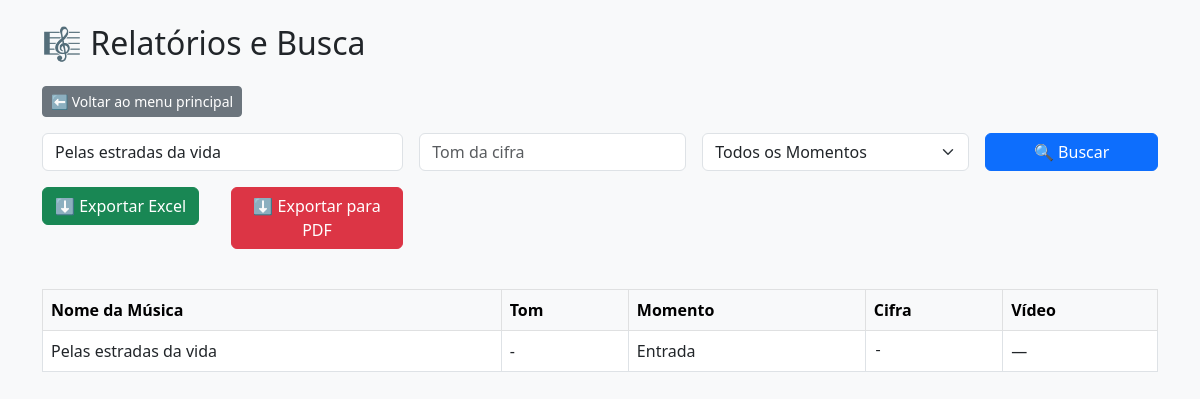
Screenshot of /admin/relatorios.php?musica=Pelas estradas da vida with the database file from the repository.
### tables this page shows
CREATE TABLE IF NOT EXISTS `tbmusica` (
  `idMusica` int(11) NOT NULL AUTO_INCREMENT,
  `NomeMusica` varchar(200) DEFAULT NULL,
  `Musica` varchar(1000) DEFAULT NULL,
  PRIMARY KEY (`idMusica`),
  UNIQUE KEY `NomeMusica` (`NomeMusica`)
);

### admin/relatorios.php (the view, shortened to what this page needs)
<?php
include_once('../conexao.php');
$filtro_musica = $_GET['musica'] ?? '';
$filtro_tom = $_GET['tom'] ?? '';
$sql = "
SELECT mu.idMusica, mu.NomeMusica, mu.Musica, ci.TomMusica, ci.DescMusicaCifra,
       mo.DescMomento, vi.linkVideo
FROM tbmusica mu
LEFT JOIN tbMusicaMomentoMissa mm ON mm.idMusica = mu.idMusica
LEFT JOIN tbMomentosMissa mo ON mo.idMomento = mm.idMomento
LEFT JOIN tbCifras cm ON cm.idMusica = mu.idMusica
LEFT JOIN tbcifras ci ON ci.idCifra = cm.idCifra
LEFT JOIN tbvideo vi ON vi.idMusica = mu.idMusica
WHERE 1=1
";
if ($filtro_musica) {
    $sql .= " AND mu.NomeMusica LIKE '%$filtro_musica%'";
}
$sql .= " GROUP BY mu.idMusica ORDER BY mu.NomeMusica";
$resultado = $conn->query($sql);
?>
<!DOCTYPE html>
<html lang="pt-br">
<head>
  <link href="https://cdn.jsdelivr.net/npm/bootstrap@5.3.0/dist/css/bootstrap.min.css" rel="stylesheet">
</head>
<body class="bg-light">
<div class="container mt-4">
  <h2 class="mb-4">🎼 Relatórios e Busca</h2>
      <a href="index.php" class="btn btn-secondary btn-sm mb-3">⬅️ Voltar ao menu principal</a>
  <form method="get" class="row g-3 mb-4">
    <div class="col-md-4">
      <input type="text" name="musica" class="form-control" placeholder="Nome da música" value="<?= htmlspecialchars($filtro_musica) ?>">
    </div>
    <div class="col-md-3">
      <input type="text" name="tom" class="form-control" placeholder="Tom da cifra" value="<?= htmlspecialchars($filtro_tom) ?>">
    </div>
    <div class="col-md-3">
      <select name="momento" class="form-select">
        <option value="">Todos os Momentos</option>
      </select>
    </div>
    <div class="col-md-2">
      <button type="submit" class="btn btn-primary w-100">🔍 Buscar</button>
    </div>
    <div class="col-md-2">
      <a href="relatorios_export_excel.php?<?= http_build_query($_GET) ?>" class="btn btn-success" target="_blank">⬇ Exportar Excel</a>
    </div>
    <div class="col-md-2">
      <a href="relatorios_export_pdf.php?<?= http_build_query($_GET) ?>" class="btn btn-danger mb-3" target="_blank">⬇ Exportar para PDF</a>
    </div>
  </form>
  <?php if ($resultado->num_rows > 0): ?>
    <div class="table-responsive">
      <table class="table table-bordered align-middle">
        <thead class="table-light">
          <tr>
            <th>Nome da Música</th>
            <th>Tom</th>
            <th>Momento</th>
            <th>Cifra</th>
            <th>Vídeo</th>
          </tr>
        </thead>
        <tbody>
          <?php while ($row = $resultado->fetch_assoc()): ?>
            <tr>
              <td><?= htmlspecialchars($row['NomeMusica']) ?></td>
              <td><?= htmlspecialchars($row['TomMusica'] ?? '-') ?></td>
              <td><?= htmlspecialchars($row['DescMomento'] ?? '-') ?></td>
              <td><div class="cifra-preview"><?= nl2br(htmlspecialchars($row['DescMusicaCifra'] ?? '-')) ?></div></td>
              <td>
                <?php if (!empty($row['linkVideo'])): ?>
                  <a href="<?= $row['linkVideo'] ?>" target="_blank" class="btn btn-sm btn-outline-info">▶ Ver</a>
                <?php else: ?>
                  —
                <?php endif; ?>
              </td>
            </tr>
          <?php endwhile; ?>
        </tbody>
      </table>
    </div>
  <?php else: ?>
    <div class="alert alert-warning">Nenhum resultado encontrado com os filtros informados.</div>
  <?php endif; ?>
</div>
</body>
</html>

### admin/relatorios.php (style rules this page uses)
.cifra-preview { max-height: 80px; overflow-y: auto; white-space: pre-wrap; font-family: monospace; font-size: 0.9em; }

### rows the page displays
tbmusica: NomeMusica "Pelas estradas da vida", TomMusica "-", DescMomento "Entrada", DescMusicaCifra "-"
